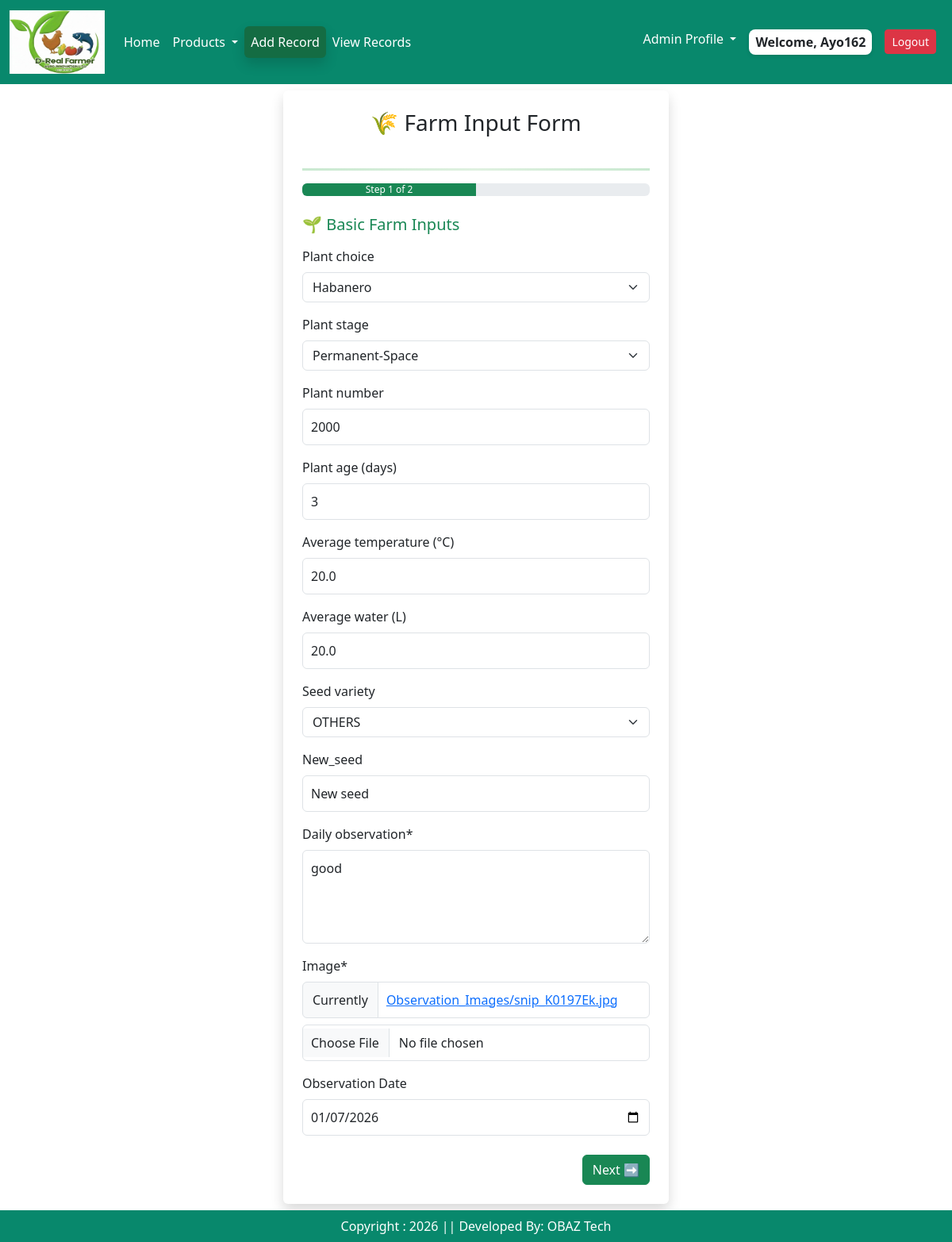
Screenshot of /farmrecords/edit/34 (signed in) with the database file from the repository.
### app/models.py (models this page shows, shortened)
class Farminputs(models.Model):
    user = models.ForeignKey(User, on_delete=models.CASCADE)
    plant_choice =  models.CharField(choices = plant_choices  , max_length = 12, null=True, blank=True)
    plant_stage =  models.CharField(choices = stage_choices , max_length = 2, null=True, blank=True)
    plant_number = models.IntegerField(default= 0,null=True, blank=True)
    plant_age =  models.IntegerField(default= 0,null=True, blank=True)
    cocopeat_name= models.CharField(choices = cocopeat_choices , max_length = 2, null=True, blank=True)
    cocopeat_weight = models.FloatField(default= 0, null=True, blank=True)
    avg_temp = models.FloatField(default= 0, null=True, blank=True)
    avg_water = models.FloatField(default= 0, null=True, blank=True)
    seed_variety = models.CharField(choices = seed_choices, max_length = 12)
    seed_variety_other = models.CharField( max_length=30, blank=True, null=True)
    daily_observation = models.TextField( default = '')
    image = models.ImageField(default = 'avatar.jpg', validators=[validate_image_size],  upload_to = 'Observation_Images')
    created_at = models.DateField(null=True, blank=True, validators=[validate_not_future])
    class Meta:
        verbose_name = "Farminput"
        verbose_name_plural = "Farminput"  # Prevents Django from adding "s"

### app/views.py (the view)
# urls.py: path('farmrecords/edit/<int:pk>', views.farmrecords_edit, name = "farmrecordsedit"),
@login_required(login_url = 'user_login')
def farmrecords_edit(request, pk):
    item = Farminputs.objects.get(id=pk)
    try:
        item_two = Farminputtwo.objects.get(FI=item)
    except Farminputtwo.DoesNotExist:
        item_two = None
    if request.method == 'POST':
        form = FarminputForm(request.POST, request.FILES, instance=item)
        formtwo = FarminputtwoForm(request.POST, instance=item_two)
        if form.is_valid() and formtwo.is_valid():
            updated_item = form.save(commit=False)
            if updated_item.seed_variety == 'OT':
                updated_item.seed_variety_other = form.cleaned_data.get(
                    'seed_variety_other'
                )
            else:
                updated_item.seed_variety_other = None
            updated_item.save()
            updated_item_two = formtwo.save(commit=False)
            updated_item_two.FI = updated_item
            others_map = [
                ('fungicide_name', 'fungicide_other'),
                ('insecticide_name', 'insecticide_other'),
                ('herbicide_name', 'herbicide_other'),
                ('micronutrient_name', 'micronutrient_other'),
                ('fertilizer_name', 'fertilizer_other'),
            ]
            for name_field, other_field in others_map:
                if formtwo.cleaned_data.get(name_field) != 'OT':
                    setattr(updated_item_two, other_field, None)
            updated_item_two.save()
            updaterectified(item.id)
            messages.success(request, "✅ Record updated successfully.")
            return redirect('viewrecords')
    else:
        form = FarminputForm(instance=item)
        formtwo = FarminputtwoForm(instance=item_two)
    context = {
        'form': form,
        'formtwo': formtwo,
        'itemid': item.id
    }
    return render(request, 'edit_farminginput.html', context)

### app/templates/edit_farminginput.html (shortened to what this page needs)
{% extends 'base.html' %}
{% load static %}
{% load crispy_forms_tags %}
{% block main-content %}
<div class="container mt-2 mb-5">
  <div class="row justify-content-center">
    <div class="col-md-6 col-lg-5">
      <div class="card shadow border-0 p-4">
        <h3 class="text-center mb-4">🌾 Farm Input Form</h3>
        <hr class="gradient-double">
        <div class="progress mb-4">
          <div id="progress-bar" class="progress-bar bg-success" style="width: 50%;">
            Step 1 of 2
          </div>
        </div>
        <form method="POST" id="farmForm" enctype="multipart/form-data">
          <div class="form-step" id="step1">
            <h5 class="mb-3 text-success">🌱 Basic Farm Inputs</h5>
            {{ form|crispy }}
            <div class="d-flex justify-content-end mt-4">
              <button type="button" class="btn btn-success" id="nextBtn">Next ➡</button>
            </div>
          </div>
        </form>
      </div>
    </div>
  </div>
</div>
<br/><br/>
<br/><br/>
{% endblock main-content %}

### app/templates/base.html (shortened to what this page needs)
<!DOCTYPE html>
{% load static %}
<html lang="en">
<head>
    <link href = "https://cdn.jsdelivr.net/npm/bootstrap@5.3.3/dist/css/bootstrap.min.css" rel = "stylesheet"
    />
    <link href="https://cdn.jsdelivr.net/npm/bootstrap-icons/font/bootstrap-icons.css" rel="stylesheet"/>
    <link rel = "stylesheet" href = "{% static '/css/owl.carousel.min.css' %}" />
    <link rel = "stylesheet" href = "{% static '/css/all.min.css' %}" />
     <link rel = "stylesheet" href = "{% static '/css/style.css' %}" />
</head>
<body>
<div class = "row">
  <div class = "col-sm-12">
<nav class="navbar navbar-expand-lg" >
  <div class="container-fluid">
   <a class="navbar-brand" href="{% url 'home' %}"><img src = "{% static "/images/site_logo.jpg" %}" width = "120" height = "80"/></a>
{% if user.is_authenticated %}
    <div class="collapse navbar-collapse" id="navbarNavDropdown">
      <ul class="navbar-nav me-auto mb-2 mb-lg-0">
        <li class="nav-item">
          <a class="nav-link active" aria-current="page" href="#">Home</a>
        </li>
        <li class="nav-item dropdown">
          <a class="nav-link dropdown-toggle" href="#" role="button" data-bs-toggle="dropdown" aria-expanded="false">
            Products
          </a>
        </li>
           <li class="nav-item">
          <a class="nav-link active btn btn-success shadow" aria-current="page" href="{% url 'register' %}">Add Record</a>
        </li>
   <li class="nav-item">
          <a class="nav-link active" aria-current="page" href="{% url 'viewrecords' %}">View Records</a>
        </li>
      </ul>
      <ul class="navbar-nav ml-auto">
          {% if user.is_authenticated and user.is_staff and user.is_superuser %}
        <li class="nav-item dropdown">
          <a class="nav-link dropdown-toggle  text-dark" href="#" role="button" data-bs-toggle="dropdown" aria-expanded="false">
            Admin Profile
          </a>
        </li>
        {% endif %}
         <li class="nav-item p-2">
       {% if request.user.is_authenticated %} <span class = "welcome-user text-dark text-capitalize px-2 py-1">  welcome, {{request.user}} {% endif %}</span>
        </li>
        <li class="nav-item p-2">
           <a href="{% url 'user_logout' %}" class="btn btn-danger btn-sm">Logout</a>
        </li>
</ul>
   {% endif %}
    </div>
  </div>
</nav>
</div>
{% block main-content %}{% endblock main-content %}
<footer class = "container-fluid fixed-bottom text-white text-center p-2 mt-5">
Copyright : 2026 || Developed By: OBAZ Tech
</footer>
</body>
</html>

### app/static/css/style.css (style rules this page uses)
.navbar { background-color: rgb(8, 136, 108) !important; }
.nav-link { color: white !important; }
footer { background-color: rgb(8, 136, 108) !important; }
.form-control { padding: 10px !important; }
.gradient-double { border: none; height: 4px; background: linear-gradient(to bottom, #333 33%, transparent 33%, transparent 66%, #333 66%); }
.welcome-user { background-color: #fff; border-radius: 8px; font-weight: 600; box-shadow: 0 2px 5px rgba(0, 0, 0, 0.1); display: inline-block; }
.gradient-double { height: 3px; background: linear-gradient(to right, #28a745, #81c784, #28a745); border: none; margin: 1rem 0; }

### rows the page displays
Farminputs: plant_choice "Habanero", plant_stage "Permanent-Space", plant_number "2000", plant_age "3", avg_temp "20.0", avg_water "20.0", seed_variety "OTHERS", seed_variety_other "New seed", daily_observation "good", created_at "01/07/2026"

### other values shown
{{ request.user }} "Ayo162"
